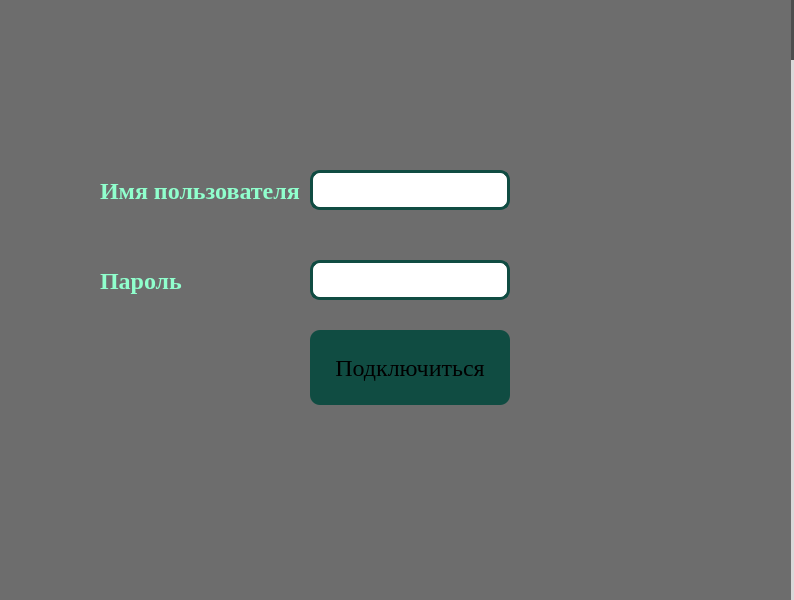
<?xml version="1.0" encoding="UTF-8"?>
<ui version="4.0">
 <class>MainWindow</class>
 <widget class="QMainWindow" name="MainWindow">
  <property name="geometry">
   <rect>
    <x>0</x>
    <y>0</y>
    <width>794</width>
    <height>600</height>
   </rect>
  </property>
  <property name="windowTitle">
   <string>MainWindow</string>
  </property>
  <property name="styleSheet">
   <string notr="true">background-color: rgb(217, 217, 217);</string>
  </property>
  <widget class="QWidget" name="centralwidget">
   <widget class="QWidget" name="widget" native="true">
    <property name="enabled">
     <bool>true</bool>
    </property>
    <property name="geometry">
     <rect>
      <x>0</x>
      <y>0</y>
      <width>120</width>
      <height>601</height>
     </rect>
    </property>
    <property name="styleSheet">
     <string notr="true">background-color: rgb(103, 103, 103);</string>
    </property>
    <widget class="QPushButton" name="pushButton">
     <property name="geometry">
      <rect>
       <x>10</x>
       <y>220</y>
       <width>105</width>
       <height>35</height>
      </rect>
     </property>
     <property name="styleSheet">
      <string notr="true">background-color: rgb(158, 158, 158);
border-radius: 2px;</string>
     </property>
     <property name="text">
      <string>Клиенты</string>
     </property>
    </widget>
    <widget class="QPushButton" name="pushButton_2">
     <property name="geometry">
      <rect>
       <x>10</x>
       <y>270</y>
       <width>105</width>
       <height>35</height>
      </rect>
     </property>
     <property name="styleSheet">
      <string notr="true">background-color: rgb(158, 158, 158);
border-radius: 2px;</string>
     </property>
     <property name="text">
      <string>Взаимодействие</string>
     </property>
    </widget>
    <widget class="QPushButton" name="pushButton_3">
     <property name="geometry">
      <rect>
       <x>10</x>
       <y>320</y>
       <width>105</width>
       <height>35</height>
      </rect>
     </property>
     <property name="styleSheet">
      <string notr="true">background-color: rgb(158, 158, 158);
border-radius: 2px;</string>
     </property>
     <property name="text">
      <string>Отчеты и анализ</string>
     </property>
    </widget>
    <widget class="QPushButton" name="pushButton_4">
     <property name="geometry">
      <rect>
       <x>10</x>
       <y>550</y>
       <width>105</width>
       <height>35</height>
      </rect>
     </property>
     <property name="styleSheet">
      <string notr="true">background-color: rgb(158, 158, 158);
border-radius: 2px;</string>
     </property>
     <property name="text">
      <string>Выход</string>
     </property>
    </widget>
    <widget class="QPushButton" name="pushButton_5">
     <property name="geometry">
      <rect>
       <x>10</x>
       <y>170</y>
       <width>105</width>
       <height>35</height>
      </rect>
     </property>
     <property name="styleSheet">
      <string notr="true">background-color: rgb(158, 158, 158);
border-radius: 2px;</string>
     </property>
     <property name="text">
      <string>Главная</string>
     </property>
    </widget>
    <widget class="QLabel" name="label_3">
     <property name="geometry">
      <rect>
       <x>0</x>
       <y>60</y>
       <width>161</width>
       <height>31</height>
      </rect>
     </property>
     <property name="font">
      <font>
       <family>Times New Roman</family>
       <pointsize>18</pointsize>
       <weight>50</weight>
       <bold>false</bold>
      </font>
     </property>
     <property name="text">
      <string>привет, </string>
     </property>
    </widget>
    <widget class="QPushButton" name="pushButton_12">
     <property name="geometry">
      <rect>
       <x>10</x>
       <y>370</y>
       <width>105</width>
       <height>35</height>
      </rect>
     </property>
     <property name="styleSheet">
      <string notr="true">background-color: rgb(158, 158, 158);
border-radius: 2px;</string>
     </property>
     <property name="text">
      <string>Назначить встречу</string>
     </property>
    </widget>
    <widget class="QLabel" name="label_10">
     <property name="geometry">
      <rect>
       <x>20</x>
       <y>90</y>
       <width>161</width>
       <height>31</height>
      </rect>
     </property>
     <property name="font">
      <font>
       <family>Times New Roman</family>
       <pointsize>18</pointsize>
       <weight>50</weight>
       <bold>false</bold>
      </font>
     </property>
     <property name="text">
      <string>username</string>
     </property>
    </widget>
    <zorder>label_10</zorder>
    <zorder>pushButton</zorder>
    <zorder>pushButton_2</zorder>
    <zorder>pushButton_3</zorder>
    <zorder>pushButton_4</zorder>
    <zorder>pushButton_5</zorder>
    <zorder>pushButton_12</zorder>
    <zorder>label_3</zorder>
   </widget>
   <widget class="QWidget" name="widget_2" native="true">
    <property name="geometry">
     <rect>
      <x>0</x>
      <y>0</y>
      <width>801</width>
      <height>61</height>
     </rect>
    </property>
    <property name="styleSheet">
     <string notr="true">background-color: rgb(77, 77, 77);</string>
    </property>
    <widget class="QLabel" name="label">
     <property name="geometry">
      <rect>
       <x>10</x>
       <y>20</y>
       <width>281</width>
       <height>25</height>
      </rect>
     </property>
     <property name="font">
      <font>
       <family>Fixedsys</family>
       <pointsize>12</pointsize>
       <weight>50</weight>
       <italic>false</italic>
       <bold>false</bold>
      </font>
     </property>
     <property name="text">
      <string>mhc CRM</string>
     </property>
    </widget>
    <widget class="QPushButton" name="pushButton_9">
     <property name="geometry">
      <rect>
       <x>740</x>
       <y>10</y>
       <width>50</width>
       <height>50</height>
      </rect>
     </property>
     <property name="styleSheet">
      <string notr="true">QPushButton {
 background-image: url('C:/databases/uv.jpg');
 background-repeat: no-repeat;
 background-position: center;
 background-size: cover;
 border-radius: 10px;
border: solid black 4px;
}
</string>
     </property>
     <property name="text">
      <string/>
     </property>
    </widget>
   </widget>
   <widget class="QCalendarWidget" name="calendarWidget">
    <property name="geometry">
     <rect>
      <x>490</x>
      <y>60</y>
      <width>312</width>
      <height>183</height>
     </rect>
    </property>
    <property name="styleSheet">
     <string notr="true">background-color: rgb(234, 168, 169);</string>
    </property>
   </widget>
   <widget class="QWidget" name="widget_3" native="true">
    <property name="enabled">
     <bool>true</bool>
    </property>
    <property name="geometry">
     <rect>
      <x>120</x>
      <y>60</y>
      <width>681</width>
      <height>541</height>
     </rect>
    </property>
    <widget class="QPushButton" name="pushButton_6">
     <property name="geometry">
      <rect>
       <x>100</x>
       <y>320</y>
       <width>175</width>
       <height>40</height>
      </rect>
     </property>
     <property name="styleSheet">
      <string notr="true">background-color: rgb(158, 158, 158);
border-radius: 2px;</string>
     </property>
     <property name="text">
      <string>Добавить клиента</string>
     </property>
    </widget>
    <widget class="Line" name="line">
     <property name="geometry">
      <rect>
       <x>310</x>
       <y>0</y>
       <width>20</width>
       <height>541</height>
      </rect>
     </property>
     <property name="orientation">
      <enum>Qt::Vertical</enum>
     </property>
    </widget>
    <widget class="QPushButton" name="pushButton_7">
     <property name="geometry">
      <rect>
       <x>100</x>
       <y>370</y>
       <width>175</width>
       <height>40</height>
      </rect>
     </property>
     <property name="styleSheet">
      <string notr="true">background-color: rgb(158, 158, 158);
border-radius: 2px;</string>
     </property>
     <property name="text">
      <string>Поиск по клиенту</string>
     </property>
    </widget>
    <widget class="QLineEdit" name="lineEdit">
     <property name="geometry">
      <rect>
       <x>80</x>
       <y>170</y>
       <width>220</width>
       <height>20</height>
      </rect>
     </property>
    </widget>
    <widget class="QLineEdit" name="lineEdit_2">
     <property name="geometry">
      <rect>
       <x>80</x>
       <y>210</y>
       <width>220</width>
       <height>20</height>
      </rect>
     </property>
    </widget>
    <widget class="QLineEdit" name="lineEdit_3">
     <property name="geometry">
      <rect>
       <x>80</x>
       <y>250</y>
       <width>220</width>
       <height>20</height>
      </rect>
     </property>
    </widget>
    <widget class="QLabel" name="label_2">
     <property name="geometry">
      <rect>
       <x>10</x>
       <y>170</y>
       <width>41</width>
       <height>20</height>
      </rect>
     </property>
     <property name="font">
      <font>
       <family>Times New Roman</family>
       <pointsize>11</pointsize>
      </font>
     </property>
     <property name="text">
      <string>ФИО</string>
     </property>
    </widget>
    <widget class="QLabel" name="label_4">
     <property name="geometry">
      <rect>
       <x>10</x>
       <y>210</y>
       <width>61</width>
       <height>20</height>
      </rect>
     </property>
     <property name="font">
      <font>
       <family>Times New Roman</family>
       <pointsize>11</pointsize>
      </font>
     </property>
     <property name="text">
      <string>Телефон</string>
     </property>
    </widget>
    <widget class="QLabel" name="label_5">
     <property name="geometry">
      <rect>
       <x>10</x>
       <y>250</y>
       <width>61</width>
       <height>20</height>
      </rect>
     </property>
     <property name="font">
      <font>
       <family>Times New Roman</family>
       <pointsize>11</pointsize>
      </font>
     </property>
     <property name="text">
      <string>Компания</string>
     </property>
    </widget>
    <widget class="QTableWidget" name="tableWidget">
     <property name="geometry">
      <rect>
       <x>320</x>
       <y>0</y>
       <width>361</width>
       <height>541</height>
      </rect>
     </property>
     <property name="styleSheet">
      <string notr="true">background-color: rgb(157, 157, 157);</string>
     </property>
    </widget>
    <widget class="QLabel" name="label_6">
     <property name="geometry">
      <rect>
       <x>90</x>
       <y>120</y>
       <width>200</width>
       <height>25</height>
      </rect>
     </property>
     <property name="font">
      <font>
       <family>Times New Roman</family>
       <pointsize>12</pointsize>
      </font>
     </property>
     <property name="text">
      <string>Клиент успешно добавлен</string>
     </property>
    </widget>
    <widget class="QPushButton" name="pushButton_8">
     <property name="geometry">
      <rect>
       <x>100</x>
       <y>420</y>
       <width>175</width>
       <height>40</height>
      </rect>
     </property>
     <property name="styleSheet">
      <string notr="true">background-color: rgb(158, 158, 158);
border-radius: 2px;</string>
     </property>
     <property name="text">
      <string>Удалить клиента</string>
     </property>
    </widget>
    <widget class="QCheckBox" name="checkBox">
     <property name="geometry">
      <rect>
       <x>10</x>
       <y>290</y>
       <width>141</width>
       <height>17</height>
      </rect>
     </property>
     <property name="font">
      <font>
       <family>Times New Roman</family>
       <pointsize>11</pointsize>
      </font>
     </property>
     <property name="text">
      <string>Договор подписан?</string>
     </property>
    </widget>
   </widget>
   <widget class="QWidget" name="widget_5" native="true">
    <property name="enabled">
     <bool>true</bool>
    </property>
    <property name="geometry">
     <rect>
      <x>120</x>
      <y>60</y>
      <width>671</width>
      <height>551</height>
     </rect>
    </property>
    <widget class="QLabel" name="label_9">
     <property name="geometry">
      <rect>
       <x>90</x>
       <y>20</y>
       <width>531</width>
       <height>35</height>
      </rect>
     </property>
     <property name="font">
      <font>
       <family>Times New Roman</family>
       <pointsize>24</pointsize>
      </font>
     </property>
     <property name="text">
      <string>История взаимодействия с клиентом</string>
     </property>
    </widget>
    <widget class="QTableWidget" name="tableWidget_2">
     <property name="geometry">
      <rect>
       <x>0</x>
       <y>80</y>
       <width>671</width>
       <height>461</height>
      </rect>
     </property>
    </widget>
   </widget>
   <widget class="QWidget" name="widget_4" native="true">
    <property name="geometry">
     <rect>
      <x>0</x>
      <y>-10</y>
      <width>791</width>
      <height>611</height>
     </rect>
    </property>
    <property name="styleSheet">
     <string notr="true">background-color: rgb(109, 109, 109);</string>
    </property>
    <widget class="QLabel" name="label_7">
     <property name="geometry">
      <rect>
       <x>100</x>
       <y>270</y>
       <width>200</width>
       <height>41</height>
      </rect>
     </property>
     <property name="font">
      <font>
       <family>Times New Roman</family>
       <pointsize>18</pointsize>
       <weight>75</weight>
       <bold>true</bold>
      </font>
     </property>
     <property name="styleSheet">
      <string notr="true">color: rgb(144, 255, 205);</string>
     </property>
     <property name="text">
      <string>Пароль</string>
     </property>
    </widget>
    <widget class="QPushButton" name="pushButton_10">
     <property name="geometry">
      <rect>
       <x>310</x>
       <y>340</y>
       <width>200</width>
       <height>75</height>
      </rect>
     </property>
     <property name="font">
      <font>
       <family>Times New Roman</family>
       <pointsize>18</pointsize>
      </font>
     </property>
     <property name="styleSheet">
      <string notr="true">background-color: rgb(16, 76, 66);
border-radius: 10px;</string>
     </property>
     <property name="text">
      <string>Подключиться</string>
     </property>
    </widget>
    <widget class="QLineEdit" name="lineEdit_6">
     <property name="geometry">
      <rect>
       <x>310</x>
       <y>270</y>
       <width>200</width>
       <height>40</height>
      </rect>
     </property>
     <property name="font">
      <font>
       <family>Times New Roman</family>
       <pointsize>16</pointsize>
      </font>
     </property>
     <property name="acceptDrops">
      <bool>true</bool>
     </property>
     <property name="autoFillBackground">
      <bool>false</bool>
     </property>
     <property name="styleSheet">
      <string notr="true">color: rgb(99, 78, 255);
background-color: rgb(255, 255, 255);
border-radius: 10px;
border: 3px  solid rgb(16, 76, 66);</string>
     </property>
     <property name="placeholderText">
      <string/>
     </property>
    </widget>
    <widget class="QLabel" name="label_8">
     <property name="geometry">
      <rect>
       <x>100</x>
       <y>170</y>
       <width>200</width>
       <height>61</height>
      </rect>
     </property>
     <property name="font">
      <font>
       <family>Times New Roman</family>
       <pointsize>18</pointsize>
       <weight>75</weight>
       <bold>true</bold>
      </font>
     </property>
     <property name="styleSheet">
      <string notr="true">color: rgb(144, 255, 205);</string>
     </property>
     <property name="text">
      <string>Имя пользователя</string>
     </property>
    </widget>
    <widget class="QLineEdit" name="lineEdit_5">
     <property name="geometry">
      <rect>
       <x>310</x>
       <y>180</y>
       <width>200</width>
       <height>40</height>
      </rect>
     </property>
     <property name="font">
      <font>
       <family>Times New Roman</family>
       <pointsize>16</pointsize>
      </font>
     </property>
     <property name="styleSheet">
      <string notr="true">border-color: rgb(96, 33, 255);
background-color: rgb(255, 255, 255);
border-radius: 10px;
border: 3px  solid rgb(16, 76, 66);</string>
     </property>
    </widget>
   </widget>
   <widget class="QWidget" name="widget_6" native="true">
    <property name="geometry">
     <rect>
      <x>200</x>
      <y>190</y>
      <width>501</width>
      <height>251</height>
     </rect>
    </property>
    <property name="styleSheet">
     <string notr="true">background-color: rgb(173, 173, 173);
border: 2px solid black;
border-radius: 20px;</string>
    </property>
    <widget class="QLabel" name="label_11">
     <property name="geometry">
      <rect>
       <x>140</x>
       <y>10</y>
       <width>221</width>
       <height>31</height>
      </rect>
     </property>
     <property name="font">
      <font>
       <family>Times New Roman</family>
       <pointsize>18</pointsize>
       <weight>75</weight>
       <bold>true</bold>
      </font>
     </property>
     <property name="styleSheet">
      <string notr="true">border: 0px;</string>
     </property>
     <property name="text">
      <string>Заполните данные</string>
     </property>
    </widget>
    <widget class="QLineEdit" name="lineEdit_4">
     <property name="geometry">
      <rect>
       <x>160</x>
       <y>70</y>
       <width>161</width>
       <height>31</height>
      </rect>
     </property>
    </widget>
    <widget class="QLineEdit" name="lineEdit_7">
     <property name="geometry">
      <rect>
       <x>160</x>
       <y>110</y>
       <width>161</width>
       <height>31</height>
      </rect>
     </property>
    </widget>
    <widget class="QDateEdit" name="dateEdit">
     <property name="geometry">
      <rect>
       <x>160</x>
       <y>150</y>
       <width>161</width>
       <height>31</height>
      </rect>
     </property>
    </widget>
    <widget class="QPushButton" name="pushButton_13">
     <property name="geometry">
      <rect>
       <x>340</x>
       <y>200</y>
       <width>151</width>
       <height>35</height>
      </rect>
     </property>
     <property name="styleSheet">
      <string notr="true">background-color: rgb(158, 158, 158);
border-radius: 2px;</string>
     </property>
     <property name="text">
      <string>Назначить встречу</string>
     </property>
    </widget>
    <widget class="QPushButton" name="pushButton_14">
     <property name="geometry">
      <rect>
       <x>20</x>
       <y>200</y>
       <width>151</width>
       <height>35</height>
      </rect>
     </property>
     <property name="styleSheet">
      <string notr="true">background-color: rgb(158, 158, 158);
border-radius: 2px;</string>
     </property>
     <property name="text">
      <string>Отмена</string>
     </property>
    </widget>
    <widget class="QLabel" name="label_12">
     <property name="geometry">
      <rect>
       <x>50</x>
       <y>80</y>
       <width>51</width>
       <height>21</height>
      </rect>
     </property>
     <property name="font">
      <font>
       <family>Times New Roman</family>
       <pointsize>16</pointsize>
      </font>
     </property>
     <property name="styleSheet">
      <string notr="true">border: 0px;</string>
     </property>
     <property name="text">
      <string>ФИО</string>
     </property>
    </widget>
    <widget class="QLabel" name="label_13">
     <property name="geometry">
      <rect>
       <x>50</x>
       <y>120</y>
       <width>101</width>
       <height>21</height>
      </rect>
     </property>
     <property name="font">
      <font>
       <family>Times New Roman</family>
       <pointsize>16</pointsize>
      </font>
     </property>
     <property name="styleSheet">
      <string notr="true">border: 0px;</string>
     </property>
     <property name="text">
      <string>Компания</string>
     </property>
    </widget>
   </widget>
   <widget class="QWidget" name="widget_7" native="true">
    <property name="enabled">
     <bool>true</bool>
    </property>
    <property name="geometry">
     <rect>
      <x>120</x>
      <y>60</y>
      <width>681</width>
      <height>551</height>
     </rect>
    </property>
    <widget class="QTableWidget" name="tableWidget_6">
     <property name="geometry">
      <rect>
       <x>0</x>
       <y>80</y>
       <width>671</width>
       <height>461</height>
      </rect>
     </property>
    </widget>
    <widget class="QLabel" name="label_17">
     <property name="geometry">
      <rect>
       <x>160</x>
       <y>10</y>
       <width>401</width>
       <height>41</height>
      </rect>
     </property>
     <property name="font">
      <font>
       <family>Times New Roman</family>
       <pointsize>22</pointsize>
       <weight>75</weight>
       <bold>true</bold>
      </font>
     </property>
     <property name="text">
      <string>Отчеты и анализ клиентов</string>
     </property>
    </widget>
   </widget>
   <zorder>widget</zorder>
   <zorder>widget_2</zorder>
   <zorder>calendarWidget</zorder>
   <zorder>widget_3</zorder>
   <zorder>widget_5</zorder>
   <zorder>widget_6</zorder>
   <zorder>widget_7</zorder>
   <zorder>widget_4</zorder>
  </widget>
 </widget>
 <resources/>
 <connections/>
</ui>
